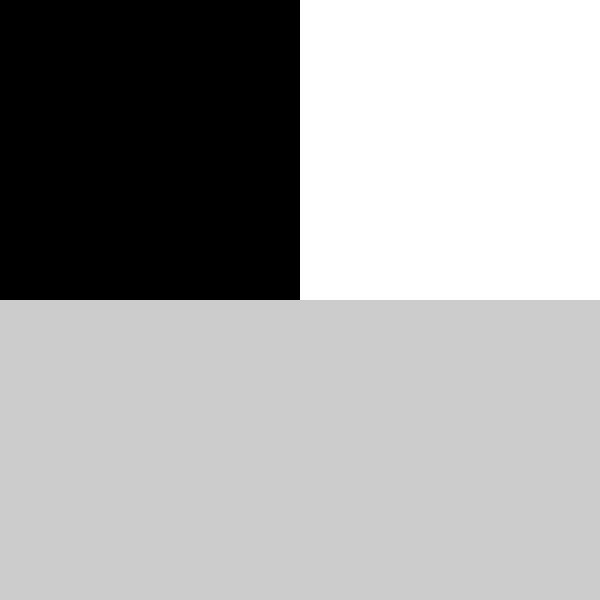
Frame 1 (no input)
Frame 60 (the mouse pressed at the canvas centre just before this capture): identical to frame 1, image omitted
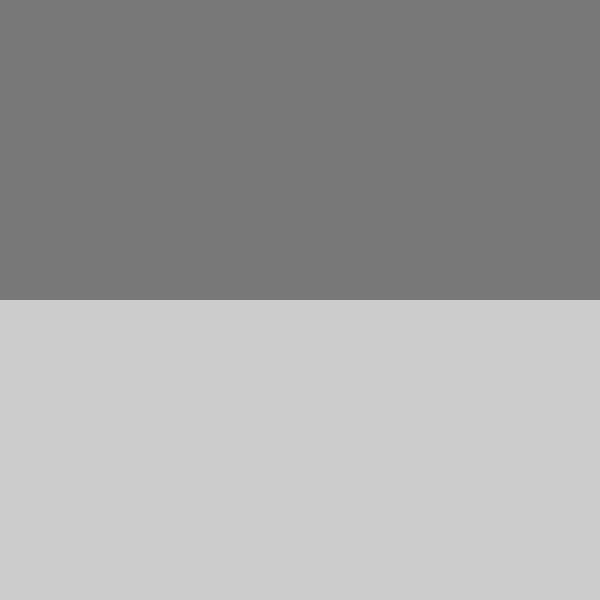
Frame 120 (the mouse held since frame 60 and released just before this capture)

The Processing sketch that drew these frames (run headless with seeded random() and noise(); from frame 60 on, the mouse is pressed at the canvas centre):

// Processing sketch: Day2_v9
// ── Day2_v9.pde
int xPos;
int yPos;
int rightColor;
int leftColor;
int opacity;
int blackValue;
boolean isValueBlack;
boolean mouseOverCenter;
boolean mouseBelowCenter;

void setup(){
  size(600,600);
  xPos = width/2;
  yPos = height/2;
}

void draw(){
  rightColor = 0;
  leftColor = 255;
  
  if (mouseX <= xPos){
    mouseOverCenter = true;
  }
  else if(mouseX >= xPos){
    mouseOverCenter = false;
  }
  if (mouseOverCenter == true){
    rightColor = 255;
    leftColor = 0;
  }
  else if (mouseOverCenter == false){
    rightColor = 0;
    leftColor = 255;
  }
  if (mouseY >= yPos){
    mouseBelowCenter = true;
  }
  else if(mouseY <=yPos){
    mouseBelowCenter = false;
  }
  if (mouseBelowCenter == true){
    opacity = 0;
  }
  else if (mouseBelowCenter == false){
    opacity = 255;
  }
  
  if (isValueBlack == false){
    blackValue +=1;
  }
  else if (isValueBlack == true){
    blackValue -=1;
  }
  if (blackValue == 255){
    isValueBlack = true;
  }
  else if (blackValue == 0){
    isValueBlack = false;
  }
  
  noStroke();
  fill(blackValue);
  rect(0,0,width, height/2);  
  fill(leftColor,leftColor,leftColor,opacity);
  rect(0,0,width/2,height/2);
  fill(rightColor,rightColor,rightColor,opacity);
  rect(width/2,0,width/2,height/2);

}
